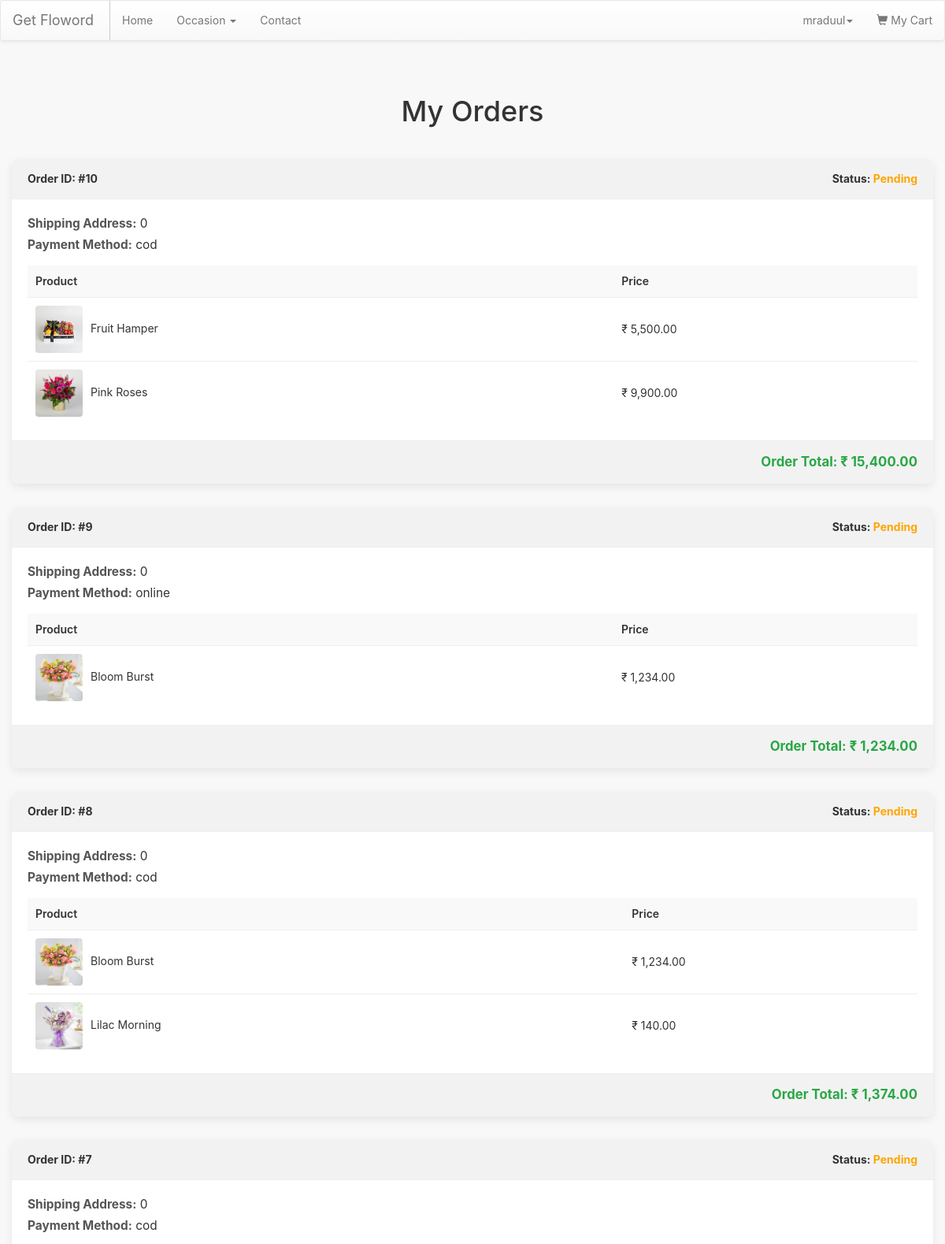
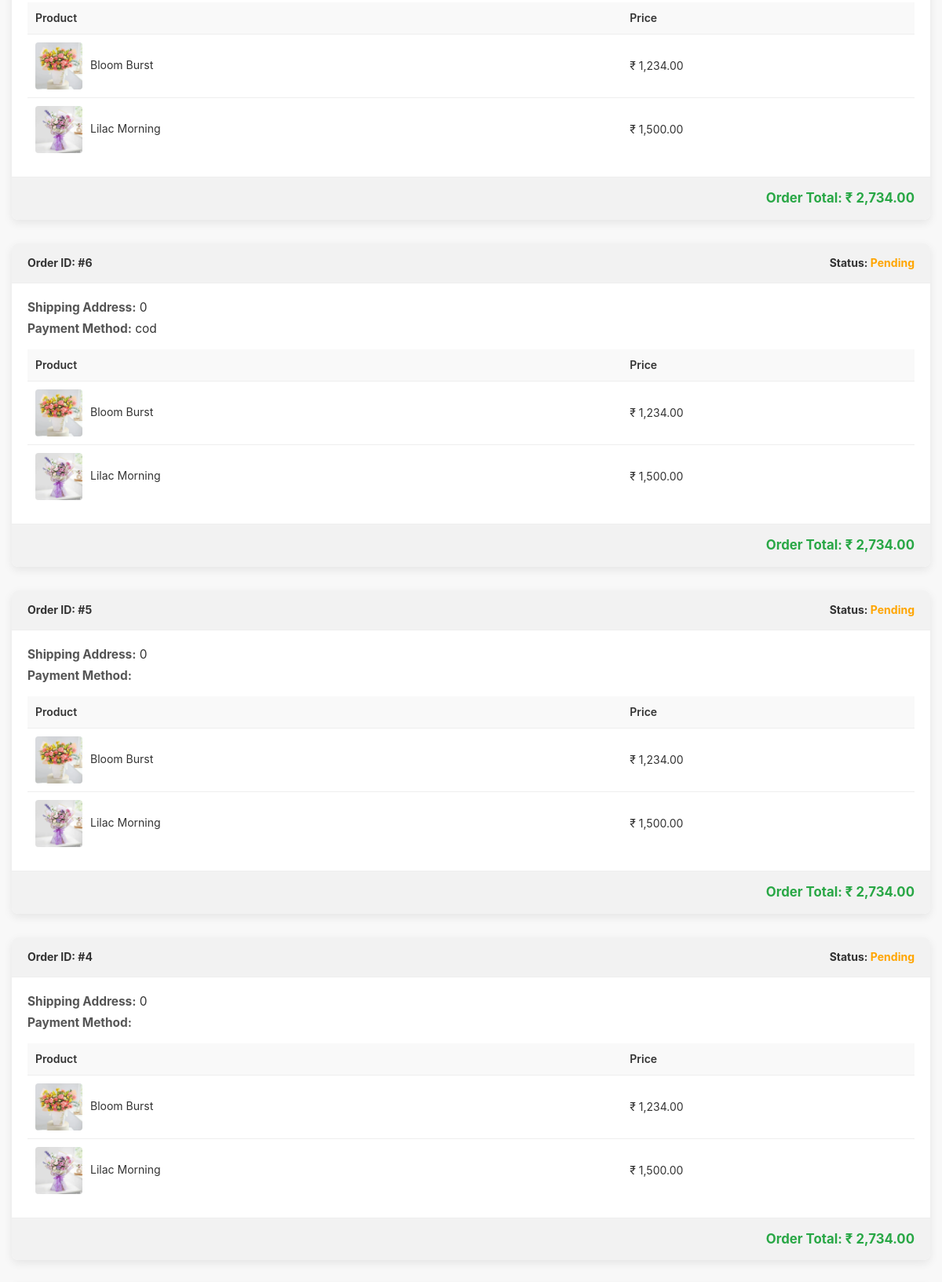
/vieworderclient.php (signed in, upper part), run on the app's committed database (2 pictures, top to bottom).
### tables this page shows
CREATE TABLE `orders` (
  `order_id` int(11) NOT NULL,
  `user_id` int(11) DEFAULT NULL,
  `product_id` varchar(100) DEFAULT NULL,
  `Address` varchar(300) DEFAULT NULL,
  `order_amount` int(11) DEFAULT NULL,
  `payment_mode` varchar(20) DEFAULT NULL,
  `order_status` varchar(20) DEFAULT NULL
);

CREATE TABLE `products` (
  `product_id` int(11) NOT NULL,
  `product_name` varchar(40) DEFAULT NULL,
  `product_price` int(11) DEFAULT NULL,
  `product_description` varchar(300) DEFAULT NULL,
  `product_image` varchar(100) DEFAULT NULL,
  `product_type` varchar(30) DEFAULT NULL
);

### vieworderclient.php (the view, shortened to what this page needs)
<?php
include 'home_nav.php';
?>
<!doctype html>
<html lang="en">
<head>
    <link rel="stylesheet" href="https://maxcdn.bootstrapcdn.com/bootstrap/3.4.1/css/bootstrap.min.css">
    <link rel="stylesheet" href="https://maxcdn.bootstrapcdn.com/bootstrap/3.4.1/css/bootstrap-theme.min.css">
</head>
<body>
    <div class="container order-container">
        <h1 class="text-center" style="margin-bottom: 40px;">My Orders</h1>
        <?php
        $user_id = $_SESSION['uid'];
        $conn = mysqli_connect(HOSTNAME, USERNAME, PASSWORD, DBNAME);
        if (!$conn) {
            echo "<h2 class='text-center text-danger'>Database Connection Failure: " . mysqli_connect_error() . "</h2>";
        } else {
            $orders_qry = "SELECT order_id, product_id, address, order_amount, payment_mode, order_status FROM orders WHERE user_id = ? ORDER BY order_id DESC";
            $orders_stmt = mysqli_prepare($conn, $orders_qry);
            if ($orders_stmt) {
                mysqli_stmt_bind_param($orders_stmt, "i", $user_id);
                mysqli_stmt_execute($orders_stmt);
                $orders_result = mysqli_stmt_get_result($orders_stmt);
                if (mysqli_num_rows($orders_result) > 0) {
                    while ($order = mysqli_fetch_assoc($orders_result)) {
                        echo "<div class='order-panel'>";
                        echo "<div class='order-header'>";
                        echo "<span>Order ID: #" . htmlspecialchars($order['order_id']) . "</span>";
                        echo "<span>Status: <span style='color: " . ($order['order_status'] == 'Pending' ? 'orange' : 'green') . ";'>" . htmlspecialchars($order['order_status']) . "</span></span>";
                        echo "</div>";
                        echo "<div class='order-body'>";
                        echo "<div class='order-details'>";
                        echo "<p><strong>Shipping Address:</strong> " . htmlspecialchars($order['address']) . "</p>";
                        echo "<p><strong>Payment Method:</strong> " . htmlspecialchars($order['payment_mode']) . "</p>";
                        echo "</div>";
                        $product_ids_string = $order['product_id'];
                        $product_ids_array = explode(',', $product_ids_string);
                        $product_ids_array = array_filter($product_ids_array);
                        if (!empty($product_ids_array)) {
                            $product_placeholders = implode(',', array_fill(0, count($product_ids_array), '?'));
                            $products_qry = "SELECT product_id, product_name, product_price, product_image FROM products WHERE product_id IN ($product_placeholders)";
                            $products_stmt = mysqli_prepare($conn, $products_qry);
                            if ($products_stmt) {
                                $types = str_repeat('i', count($product_ids_array));
                                mysqli_stmt_bind_param($products_stmt, $types, ...$product_ids_array);
                                mysqli_stmt_execute($products_stmt);
                                $products_result = mysqli_stmt_get_result($products_stmt);
                                if (mysqli_num_rows($products_result) > 0) {
                                    echo "<table class='product-list-table'>";
                                    echo "<thead><tr><th>Product</th><th>Price</th></tr></thead>";
                                    echo "<tbody>";
                                    while ($product = mysqli_fetch_assoc($products_result)) {
                                        echo "<tr>";
                                        echo "<td>";
                                        echo "<img src='admin/" . htmlspecialchars($product['product_image']) . "' alt='" . htmlspecialchars($product['product_name']) . "' />";
                                        echo htmlspecialchars($product['product_name']);
                                        echo "</td>";
                                        echo "<td>&#8377; " . htmlspecialchars(number_format($product['product_price'], 2)) . "</td>";
                                        echo "</tr>";
                                    }
                                    echo "</tbody>";
                                    echo "</table>";
                                } else {
                                    echo "<p class='text-warning'>No product details found for this order.</p>";
                                }
                            } else {
                                echo "<p class='text-danger'>Error preparing product query: " . mysqli_error($conn) . "</p>";
                            }
                        } else {
                            echo "<p class='text-warning'>No products listed in this order.</p>";
                        }
                        echo "</div>";
                        echo "<div class='order-total-footer'>";
                        echo "Order Total: &#8377; " . htmlspecialchars(number_format($order['order_amount'], 2));
                        echo "</div>";
                        echo "</div>";
                    }
                } else {
                    echo "<h2 class='text-center text-info no-orders-message'>You have not placed any orders yet.</h2>";
                }
            } else {
                echo "<h2 class='text-center text-danger'>Error preparing orders query: " . mysqli_error($conn) . "</h2>";
            }
        }
        ?>
    </div>
</body>
</html>

### vieworderclient.php (style rules this page uses)
body { font-family: 'Inter', sans-serif; background-color: #f8f8f8; }
.order-container { padding: 30px 0; }
.order-panel { background-color: #fff; border-radius: 8px; box-shadow: 0 4px 12px rgba(0,0,0,0.08); margin-bottom: 30px; overflow: hidden; }
.order-header { background-color: #f2f2f2; padding: 15px 20px; border-bottom: 1px solid #eee; display: flex; justify-content: space-between; align-items: center; font-weight: bold; color: #333; }
.order-body { padding: 20px; }
.order-details p { margin-bottom: 5px; font-size: 1.1em; }
.order-details strong { color: #555; }
.product-list-table { width: 100%; margin-top: 15px; border-collapse: collapse; }
.product-list-table th, .product-list-table td { padding: 10px; border-bottom: 1px solid #eee; text-align: left; vertical-align: middle; }
.product-list-table th { background-color: #f9f9f9; font-weight: 600; }
.product-list-table tr:last-child td { border-bottom: none; }
.product-list-table img { width: 60px; height: 60px; object-fit: cover; border-radius: 4px; margin-right: 10px; }
.order-total-footer { background-color: #f2f2f2; padding: 15px 20px; border-top: 1px solid #eee; text-align: right; font-size: 1.2em; font-weight: bold; color: #28a745; }

### data on the page
orders: order_id "10", order_status "Pending", Address "0", payment_mode "cod", order_amount "15,400.00"
products: product_image (picture), product_name "Fruit Hamper", product_price "5,500.00"
products: product_image (picture), product_name "Pink Roses", product_price "9,900.00"
orders: order_id "9", order_status "Pending", Address "0", payment_mode "online", order_amount "1,234.00"
products: product_image (picture), product_name "Bloom Burst", product_price "1,234.00"
orders: order_id "8", order_status "Pending", Address "0", payment_mode "cod", order_amount "1,374.00"
products: product_image (picture), product_name "Lilac Morning", product_price "140.00"
orders: order_id "7", order_status "Pending", Address "0", payment_mode "cod", order_amount "2,734.00"
products: product_image (picture), product_name "Lilac Morning", product_price "1,500.00"
orders: order_id "6", order_status "Pending", Address "0", payment_mode "cod", order_amount "2,734.00"
orders: order_id "5", order_status "Pending", Address "0", order_amount "2,734.00"
orders: order_id "4", order_status "Pending", Address "0", order_amount "2,734.00"

### other printed values
$_SESSION['name'] "mraduul"
